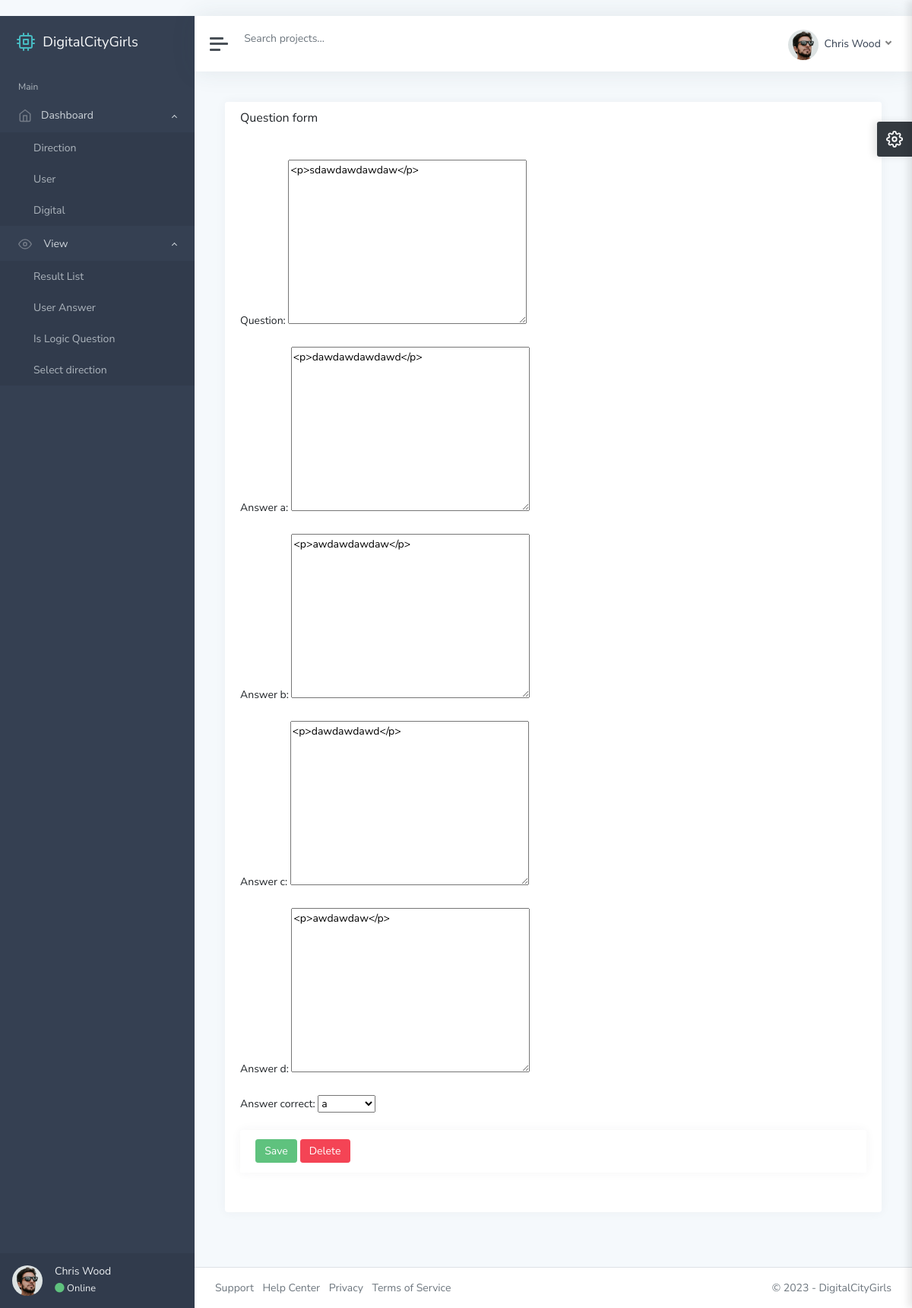
The app's page /ad/question-edit/21/ with its own data.
### main/models.py (models this page shows, shortened)
class Question(models.Model):
    direction = models.ForeignKey(Direction, on_delete=models.CASCADE)
    question = RichTextField()
    answer_a = RichTextUploadingField()
    answer_b = RichTextUploadingField()
    answer_c = RichTextUploadingField()
    answer_d = RichTextUploadingField()
    answer_correct = models.IntegerField(choices=(
        (1, 'a'),
        (2, 'b'),
        (3, 'c'),
        (4, 'd'),
    ))

### adminstrator/views.py (the view, shortened to what this page needs)
# urls.py: path('question-edit/<int:pk>/', question_edit_view, name="edit"),
def question_edit_view(request, pk):
    obj = get_object_or_404(Question, id=pk)
    if request.method == 'GET':
        context = {'form': QuestionForm(instance=obj), 'id': pk}
        return render(request, 'question.html', context)

### adminstrator/forms.py
class QuestionForm(ModelForm):
    class Meta:
        model = Question
        fields = "__all__"
        exclude = ['direction']

### template/question.html (shortened to what this page needs)
﻿{% extends 'base.html' %}
{% load static %}
{% block content %}
			<main class="content">
				<div class="container-fluid p-0">
					<div class="row">
						<div class="col-12 col-xl-12">
							<div class="card">
								<div class="card-header">
									<h5 class="card-title">Question form </h5>
								</div>
								<div class="card-body">
									<form  method="post" >
										{{ form.as_p }}
										<div class="card">
											<div class="card-header">
												<button type="button" class="btn btn-success" data-toggle="modal" data-target="#defaultModalSuccess">
												  Save
												</button>
												<button type="button" class="btn btn-danger" data-toggle="modal" data-target="#defaultModalDanger">
													Delete
												</button>
											</div>
										</div>
									</form>
								</div>
							</div>
						</div>
					</div>
				</div>
			</main>
{% endblock content %}

### template/base.html (style rules this page uses)
body { opacity: 0; }

### records on screen
Question: question "<p>sdawdawdawdaw</p>", answer_a "<p>dawdawdawdawd</p>", answer_b "<p>awdawdawdaw</p>", answer_c "<p>dawdawdawd</p>", answer_d "<p>awdawdaw</p>", answer_correct "a"
